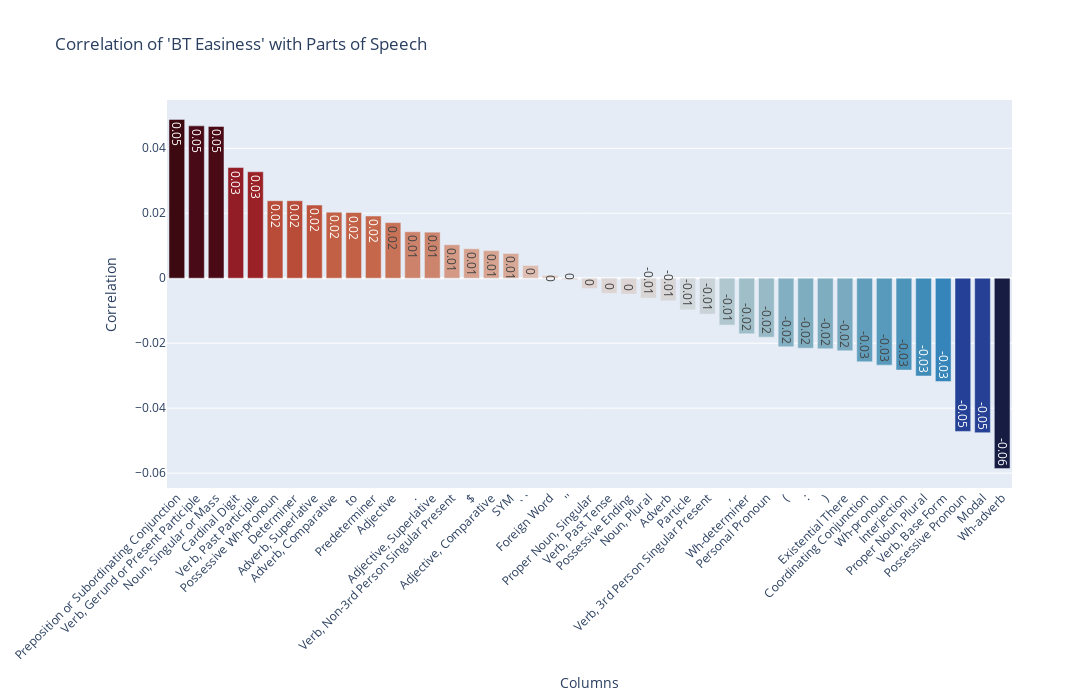

This figure's notebook cell:
### Code cell
origins_df = pd.DataFrame(df["BT Easiness"]).join(
    pd.DataFrame(df["pos_counts"].tolist()).fillna(0)
)

correlation_matrix = origins_df.corr()
bt_easiness_corr = correlation_matrix["BT Easiness"]
sorted_index = bt_easiness_corr.sort_values(ascending=False).index
bt_easiness_corr = bt_easiness_corr[sorted_index]
bt_easiness_corr = bt_easiness_corr.drop("BT Easiness")

import plotly.graph_objects as go

fig = go.Figure(
    data=go.Bar(
        x=bt_easiness_corr.index,
        y=bt_easiness_corr.values,
        marker=dict(color=bt_easiness_corr.values, colorscale="balance"),
        text=bt_easiness_corr.values.round(2),
        textposition="inside",
        cliponaxis=True,
    )
)

fig.update_traces(textangle=90)

fig.update_layout(
    title="Correlation of 'BT Easiness' with Parts of Speech",
    xaxis_title="Columns",
    yaxis_title="Correlation",
    xaxis_tickangle=-45,
    yaxis=dict(automargin=True),
    uniformtext_minsize=12,
    uniformtext_mode="show",
    height=700,
    width=1200,
)

fig.show()

### Figure 1 — Plotly figure (JSON) as saved in the notebook; plotly's stock layout.template omitted (floating-point values rounded to 4 significant figures)
{"data": [{"cliponaxis": true, "marker": {"color": [0.04889, 0.0469, 0.04673, 0.03406, 0.03276, 0.02385, 0.02385, 0.02253, 0.02033, 0.02022, 0.01915, 0.01712, 0.01431, 0.01418, 0.0103, 0.009063, 0.008497, 0.007627, 0.003942, 0.0008887, -0.0004579, -0.003192, -0.004648, -0.004884, -0.006132, -0.006943, -0.009729, -0.01106, -0.01443, -0.0171, -0.01814, -0.0211, -0.02154, -0.02171, -0.02233, -0.02572, -0.02676, -0.02828, -0.03011, -0.03181, -0.04717, -0.04756, -0.0586], "colorscale": [[0, "rgb(23, 28, 66)"], [0.09091, "rgb(41, 58, 143)"], [0.1818, "rgb(11, 102, 189)"], [0.2727, "rgb(69, 144, 185)"], [0.3636, "rgb(142, 181, 194)"], [0.4545, "rgb(210, 216, 219)"], [0.5455, "rgb(230, 210, 204)"], [0.6364, "rgb(213, 157, 137)"], [0.7273, "rgb(196, 101, 72)"], [0.8182, "rgb(172, 43, 36)"], [0.9091, "rgb(120, 14, 40)"], [1, "rgb(60, 9, 17)"]]}, "text": [0.05, 0.05, 0.05, 0.03, 0.03, 0.02, 0.02, 0.02, 0.02, 0.02, 0.02, 0.02, 0.01, 0.01, 0.01, 0.01, 0.01, 0.01, 0, 0, 0, 0, 0, 0, -0.01, -0.01, -0.01, -0.01, -0.01, -0.02, -0.02, -0.02, -0.02, -0.02, -0.02, -0.03, -0.03, -0.03, -0.03, -0.03, -0.05, -0.05, -0.06], "textangle": 90, "textposition": "inside", "type": "bar", "x": ["Preposition or Subordinating Conjunction", "Verb, Gerund or Present Participle", "Noun, Singular or Mass", "Cardinal Digit", "Verb, Past Participle", "Possessive Wh-pronoun", "Determiner", "Adverb, Superlative", "Adverb, Comparative", "to", "Predeterminer", "Adjective", ".", "Adjective, Superlative", "Verb, Non-3rd Person Singular Present", "$", "Adjective, Comparative", "SYM", "``", "Foreign Word", "''", "Proper Noun, Singular", "Verb, Past Tense", "Possessive Ending", "Noun, Plural", "Adverb", "Particle", "Verb, 3rd Person Singular Present", ",", "Wh-determiner", "Personal Pronoun", "(", ":", ")", "Existential There", "Coordinating Conjunction", "Wh-pronoun", "Interjection", "Proper Noun, Plural", "Verb, Base Form", "Possessive Pronoun", "Modal", "Wh-adverb"], "y": [0.04889, 0.0469, 0.04673, 0.03406, 0.03276, 0.02385, 0.02385, 0.02253, 0.02033, 0.02022, 0.01915, 0.01712, 0.01431, 0.01418, 0.0103, 0.009063, 0.008497, 0.007627, 0.003942, 0.0008887, -0.0004579, -0.003192, -0.004648, -0.004884, -0.006132, -0.006943, -0.009729, -0.01106, -0.01443, -0.0171, -0.01814, -0.0211, -0.02154, -0.02171, -0.02233, -0.02572, -0.02676, -0.02828, -0.03011, -0.03181, -0.04717, -0.04756, -0.0586]}], "layout": {"height": 700, "title": {"text": "Correlation of 'BT Easiness' with Parts of Speech"}, "uniformtext": {"minsize": 12, "mode": "show"}, "width": 1200, "xaxis": {"tickangle": -45, "title": {"text": "Columns"}}, "yaxis": {"automargin": true, "title": {"text": "Correlation"}}}}
